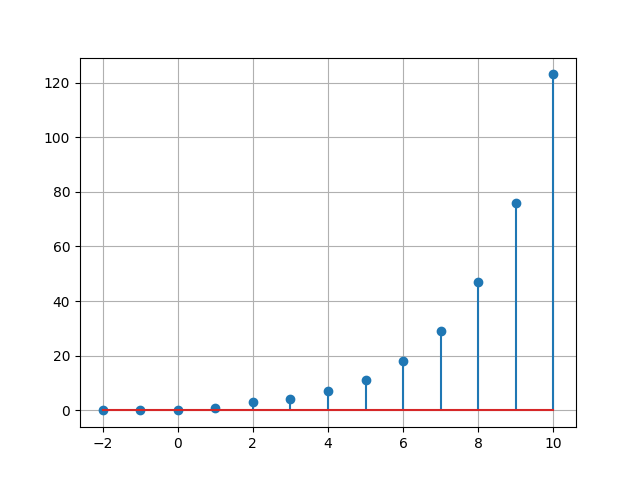

Reproduce this figure in Python.
import matplotlib.pyplot as plt
import numpy as np

al=(1+np.sqrt(5))/2
be=(1-np.sqrt(5))/2
def x(n):
    if n>0:
        return (al**n-be**n)/(al-be)
    else:
        return 0

def y(n):
    if n>=1:
        return x(n-1)+x(n+1)
    else:
        return 0

k=np.arange(-2,11)
y_vec=np.vectorize(y)
plt.stem(k,y_vec(k))
plt.grid()
plt.savefig("./2.5.png")
plt.show()
